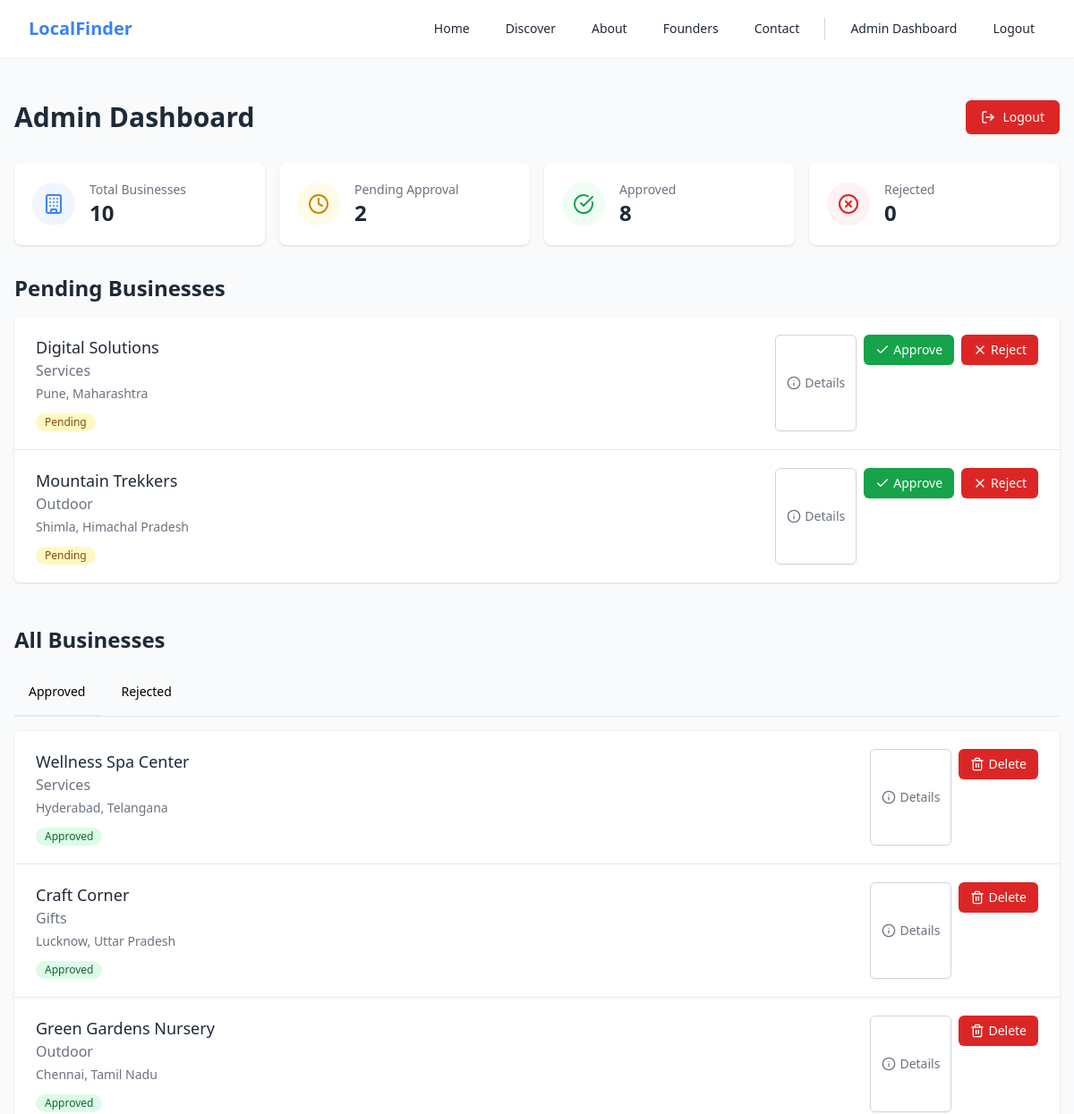
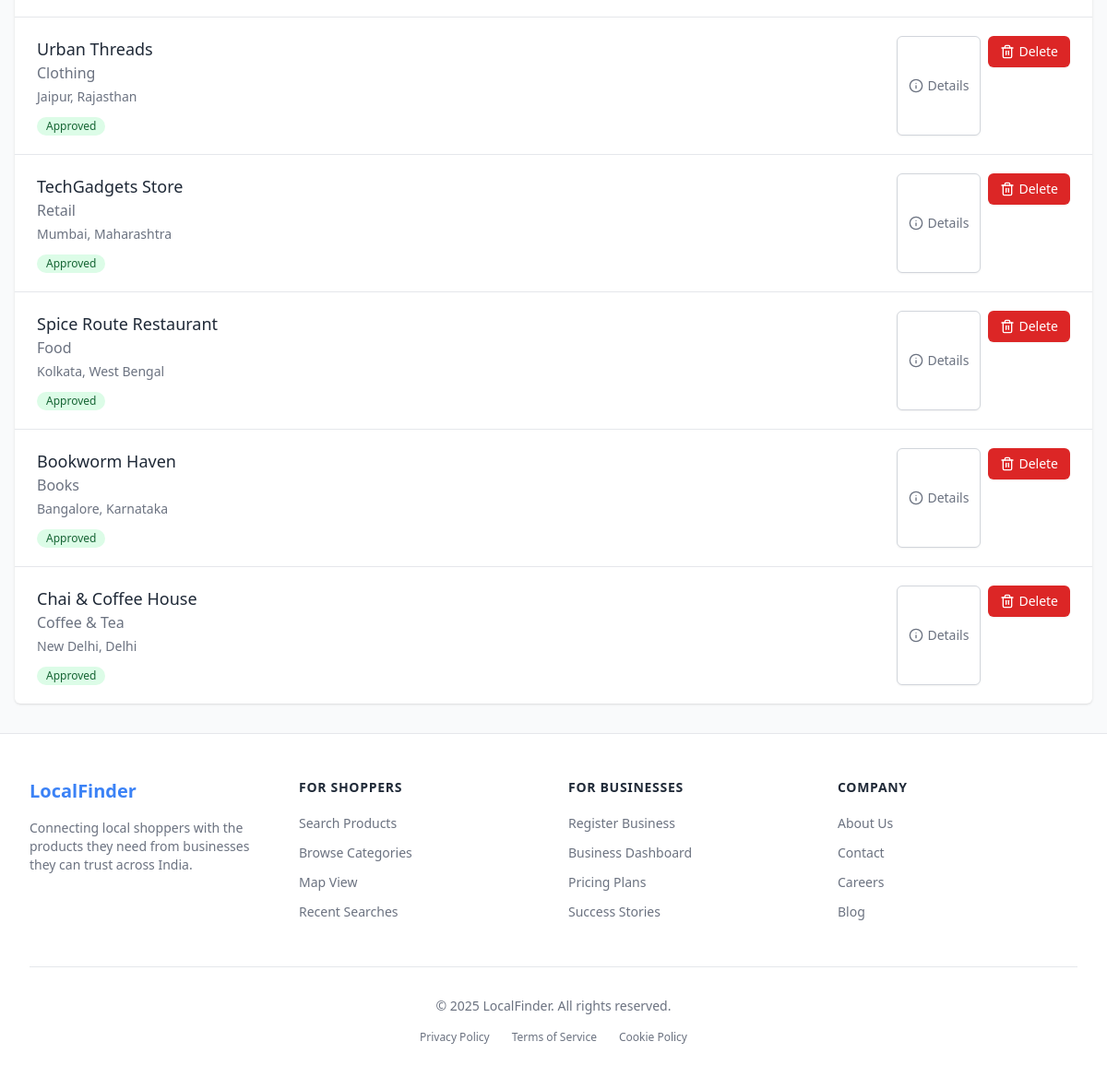
Page /admin-dashboard.php (signed in) on the committed database (2 pictures, top to bottom).
### tables this page shows
CREATE TABLE `businesses` (
  `id` int(11) NOT NULL AUTO_INCREMENT,
  `business_name` varchar(100) NOT NULL,
  `category` varchar(50) NOT NULL,
  `description` text,
  `address` varchar(200) NOT NULL,
  `city` varchar(50) NOT NULL,
  `state` varchar(50) NOT NULL,
  `postal_code` varchar(20) DEFAULT NULL,
  `phone` varchar(20) NOT NULL,
  `email` varchar(100) NOT NULL,
  `password` varchar(255) NOT NULL,
  `owner_name` varchar(100) DEFAULT NULL,
  `status` enum('pending','approved','rejected') DEFAULT 'pending',
  `created_at` timestamp NOT NULL DEFAULT CURRENT_TIMESTAMP,
  PRIMARY KEY (`id`),
  UNIQUE KEY `email` (`email`)
);

### admin-dashboard.php (the view, shortened to what this page needs)
<?php
$host = "localhost";
$username = "root";
$password = "";
$database = "localfinder";
$conn = mysqli_connect($host, $username, $password, $database);
$pending_query = "SELECT * FROM businesses WHERE status = 'pending' ORDER BY id DESC";
$pending_result = mysqli_query($conn, $pending_query);
$approved_query = "SELECT * FROM businesses WHERE status = 'approved' ORDER BY id DESC";
$approved_result = mysqli_query($conn, $approved_query);
$count_query = "SELECT status, COUNT(*) as count FROM businesses GROUP BY status";
$count_result = mysqli_query($conn, $count_query);
$counts = array(
    'pending' => 0,
    'approved' => 0,
    'rejected' => 0
);
while ($row = mysqli_fetch_assoc($count_result)) {
    $counts[$row['status']] = $row['count'];
}
$total_businesses = array_sum($counts);
?>
<!DOCTYPE html>
<html lang="en">
<head>
    <script src="https://cdn.tailwindcss.com"></script>
    <link href="https://unpkg.com/lucide-icons/dist/umd/lucide.css" rel="stylesheet">
</head>
<body class="bg-gray-50 min-h-screen flex flex-col">
    <?php include 'header.php'; ?>
    <main class="flex-grow pt-20">
        <div class="max-w-7xl mx-auto px-4 py-8">
            <div class="flex flex-col md:flex-row justify-between items-center mb-8">
                <h1 class="text-3xl font-bold text-finder-dark">Admin Dashboard</h1>
                <div class="mt-4 md:mt-0">
                    <a href="logout.php" class="inline-flex items-center px-4 py-2 border border-transparent rounded-md shadow-sm text-sm font-medium text-white bg-red-600 hover:bg-red-700 focus:outline-none focus:ring-2 focus:ring-offset-2 focus:ring-red-500">
                        <i data-lucide="log-out" class="w-4 h-4 mr-2"></i>
                        Logout
                    </a>
                </div>
            </div>
            <div class="grid grid-cols-1 sm:grid-cols-2 lg:grid-cols-4 gap-4 mb-8">
                <div class="bg-white shadow rounded-lg p-5">
                    <div class="flex items-center space-x-4">
                        <div class="p-3 rounded-full bg-blue-50 text-finder-blue">
                            <i data-lucide="building" class="w-6 h-6"></i>
                        </div>
                        <div>
                            <p class="text-sm text-gray-500 font-medium">Total Businesses</p>
                            <p class="text-2xl font-bold text-finder-dark"><?php echo $total_businesses; ?></p>
                        </div>
                    </div>
                </div>
                <div class="bg-white shadow rounded-lg p-5">
                    <div class="flex items-center space-x-4">
                        <div class="p-3 rounded-full bg-yellow-50 text-yellow-600">
                            <i data-lucide="clock" class="w-6 h-6"></i>
                        </div>
                        <div>
                            <p class="text-sm text-gray-500 font-medium">Pending Approval</p>
                            <p class="text-2xl font-bold text-finder-dark"><?php echo $counts['pending']; ?></p>
                        </div>
                    </div>
                </div>
                <div class="bg-white shadow rounded-lg p-5">
                    <div class="flex items-center space-x-4">
                        <div class="p-3 rounded-full bg-green-50 text-green-600">
                            <i data-lucide="check-circle" class="w-6 h-6"></i>
                        </div>
                        <div>
                            <p class="text-sm text-gray-500 font-medium">Approved</p>
                            <p class="text-2xl font-bold text-finder-dark"><?php echo $counts['approved']; ?></p>
                        </div>
                    </div>
                </div>
                <div class="bg-white shadow rounded-lg p-5">
                    <div class="flex items-center space-x-4">
                        <div class="p-3 rounded-full bg-red-50 text-red-600">
                            <i data-lucide="x-circle" class="w-6 h-6"></i>
                        </div>
                        <div>
                            <p class="text-sm text-gray-500 font-medium">Rejected</p>
                            <p class="text-2xl font-bold text-finder-dark"><?php echo $counts['rejected']; ?></p>
                        </div>
                    </div>
                </div>
            </div>
            <section class="mb-12">
                <h2 class="text-2xl font-bold text-finder-dark mb-4">Pending Businesses</h2>
                <?php if (mysqli_num_rows($pending_result) > 0): ?>
                    <div class="bg-white shadow overflow-hidden sm:rounded-md">
                        <ul class="divide-y divide-gray-200">
                            <?php while ($business = mysqli_fetch_assoc($pending_result)): ?>
                                <li>
                                    <div class="px-4 py-5 sm:px-6">
                                        <div class="flex flex-col md:flex-row justify-between">
                                            <div class="mb-4 md:mb-0">
                                                <h3 class="text-lg font-medium text-finder-dark"><?php echo htmlspecialchars($business['business_name']); ?></h3>
                                                <p class="text-finder-gray"><?php echo htmlspecialchars($business['category']); ?></p>
                                                <p class="text-sm text-gray-500 mt-1"><?php echo htmlspecialchars($business['city']); ?>, <?php echo htmlspecialchars($business['state']); ?></p>
                                                <div class="mt-2">
                                                    <span class="inline-flex items-center px-2.5 py-0.5 rounded-full text-xs font-medium bg-yellow-100 text-yellow-800">
                                                        Pending
                                                    </span>
                                                </div>
                                            </div>
                                            <div class="flex flex-col md:flex-row space-y-2 md:space-y-0 md:space-x-2">
                                                <button type="button" onclick="toggleDetails('<?php echo $business['id']; ?>')" class="inline-flex items-center px-3 py-1.5 border border-gray-300 shadow-sm text-sm font-medium rounded-md text-finder-gray bg-white hover:bg-gray-50 focus:outline-none focus:ring-2 focus:ring-offset-2 focus:ring-finder-blue">
                                                    <i data-lucide="info" class="w-4 h-4 mr-1"></i>
                                                    Details
                                                </button>
                                                <form method="POST" action="<?php echo htmlspecialchars($_SERVER["PHP_SELF"]); ?>" class="inline">
                                                    <button type="submit" class="inline-flex items-center px-3 py-1.5 border border-transparent shadow-sm text-sm font-medium rounded-md text-white bg-green-600 hover:bg-green-700 focus:outline-none focus:ring-2 focus:ring-offset-2 focus:ring-green-500">
                                                        <i data-lucide="check" class="w-4 h-4 mr-1"></i>
                                                        Approve
                                                    </button>
                                                </form>
                                                <form method="POST" action="<?php echo htmlspecialchars($_SERVER["PHP_SELF"]); ?>" class="inline" onsubmit="return confirm('Are you sure you want to reject this business?');">
                                                    <button type="submit" class="inline-flex items-center px-3 py-1.5 border border-transparent shadow-sm text-sm font-medium rounded-md text-white bg-red-600 hover:bg-red-700 focus:outline-none focus:ring-2 focus:ring-offset-2 focus:ring-red-500">
                                                        <i data-lucide="x" class="w-4 h-4 mr-1"></i>
                                                        Reject
                                                    </button>
                                                </form>
                                            </div>
                                        </div>
                                    </div>
                                </li>
                            <?php endwhile; ?>
                        </ul>
                    </div>
                <?php else: ?>
                    <div class="bg-white shadow overflow-hidden sm:rounded-md p-6 text-center">
                        <p class="text-finder-gray">No pending businesses to review.</p>
                    </div>
                <?php endif; ?>
            </section>
            <section>
                <h2 class="text-2xl font-bold text-finder-dark mb-4">All Businesses</h2>
                <div class="mb-4 border-b border-gray-200">
                    <ul class="flex flex-wrap -mb-px text-sm font-medium text-center" role="tablist">
                        <li class="mr-2" role="presentation">
                            <button onclick="showTab('approved')" class="inline-block p-4 border-b-2 rounded-t-lg active" id="approved-tab" type="button" role="tab" aria-controls="approved" aria-selected="true">
                                Approved
                            </button>
                        </li>
                        <li class="mr-2" role="presentation">
                            <button onclick="showTab('rejected')" class="inline-block p-4 border-b-2 border-transparent rounded-t-lg" id="rejected-tab" type="button" role="tab" aria-controls="rejected" aria-selected="false">
                                Rejected
                            </button>
                        </li>
                    </ul>
                </div>
                <div id="approved-content" class="tab-content">
                    <?php if (mysqli_num_rows($approved_result) > 0): ?>
                        <div class="bg-white shadow overflow-hidden sm:rounded-md">
                            <ul class="divide-y divide-gray-200">
                                <?php while ($business = mysqli_fetch_assoc($approved_result)): ?>
                                    <li>
                                        <div class="px-4 py-5 sm:px-6">
                                            <div class="flex flex-col md:flex-row justify-between">
                                                <div class="mb-4 md:mb-0">
                                                    <h3 class="text-lg font-medium text-finder-dark"><?php echo htmlspecialchars($business['business_name']); ?></h3>
                                                    <p class="text-finder-gray"><?php echo htmlspecialchars($business['category']); ?></p>
                                                    <p class="text-sm text-gray-500 mt-1"><?php echo htmlspecialchars($business['city']); ?>, <?php echo htmlspecialchars($business['state']); ?></p>
                                                    <div class="mt-2">
                                                        <span class="inline-flex items-center px-2.5 py-0.5 rounded-full text-xs font-medium bg-green-100 text-green-800">
                                                            Approved
                                                        </span>
                                                    </div>
                                                </div>
                                                <div class="flex flex-col md:flex-row space-y-2 md:space-y-0 md:space-x-2">
                                                    <button type="button" onclick="toggleDetails('<?php echo $business['id']; ?>-approved')" class="inline-flex items-center px-3 py-1.5 border border-gray-300 shadow-sm text-sm font-medium rounded-md text-finder-gray bg-white hover:bg-gray-50 focus:outline-none focus:ring-2 focus:ring-offset-2 focus:ring-finder-blue">
                                                        <i data-lucide="info" class="w-4 h-4 mr-1"></i>
                                                        Details
                                                    </button>
                                                    <form method="POST" action="<?php echo htmlspecialchars($_SERVER["PHP_SELF"]); ?>" class="inline" onsubmit="return confirm('Are you sure you want to delete this business? This action cannot be undone.');">
                                                        <button type="submit" class="inline-flex items-center px-3 py-1.5 border border-transparent shadow-sm text-sm font-medium rounded-md text-white bg-red-600 hover:bg-red-700 focus:outline-none focus:ring-2 focus:ring-offset-2 focus:ring-red-500">
                                                            <i data-lucide="trash-2" class="w-4 h-4 mr-1"></i>
                                                            Delete
                                                        </button>
                                                    </form>
                                                </div>
                                            </div>
                                        </div>
                                    </li>
                                <?php endwhile; ?>
                            </ul>
                        </div>
                    <?php else: ?>
                        <div class="bg-white shadow overflow-hidden sm:rounded-md p-6 text-center">
                            <p class="text-finder-gray">No approved businesses found.</p>
                        </div>
                    <?php endif; ?>
                </div>
            </section>
        </div>
    </main>
    <?php include 'footer.php'; ?>
</body>
</html>

### rows in the picture
businesses: business_name "Digital Solutions", category "Services", city "Pune", state "Maharashtra"
businesses: business_name "Mountain Trekkers", category "Outdoor", city "Shimla", state "Himachal Pradesh"
businesses: business_name "Wellness Spa Center", category "Services", city "Hyderabad", state "Telangana"
businesses: business_name "Craft Corner", category "Gifts", city "Lucknow", state "Uttar Pradesh"
businesses: business_name "Green Gardens Nursery", category "Outdoor", city "Chennai", state "Tamil Nadu"
businesses: business_name "Urban Threads", category "Clothing", city "Jaipur", state "Rajasthan"
businesses: business_name "TechGadgets Store", category "Retail", city "Mumbai", state "Maharashtra"
businesses: business_name "Spice Route Restaurant", category "Food", city "Kolkata", state "West Bengal"
businesses: business_name "Bookworm Haven", category "Books", city "Bangalore", state "Karnataka"
businesses: business_name "Chai & Coffee House", category "Coffee & Tea", city "New Delhi", state "Delhi"

### other values in the picture
$total_businesses "10"
$counts['pending'] "2"
$counts['approved'] "8"
$counts['rejected'] "0"
